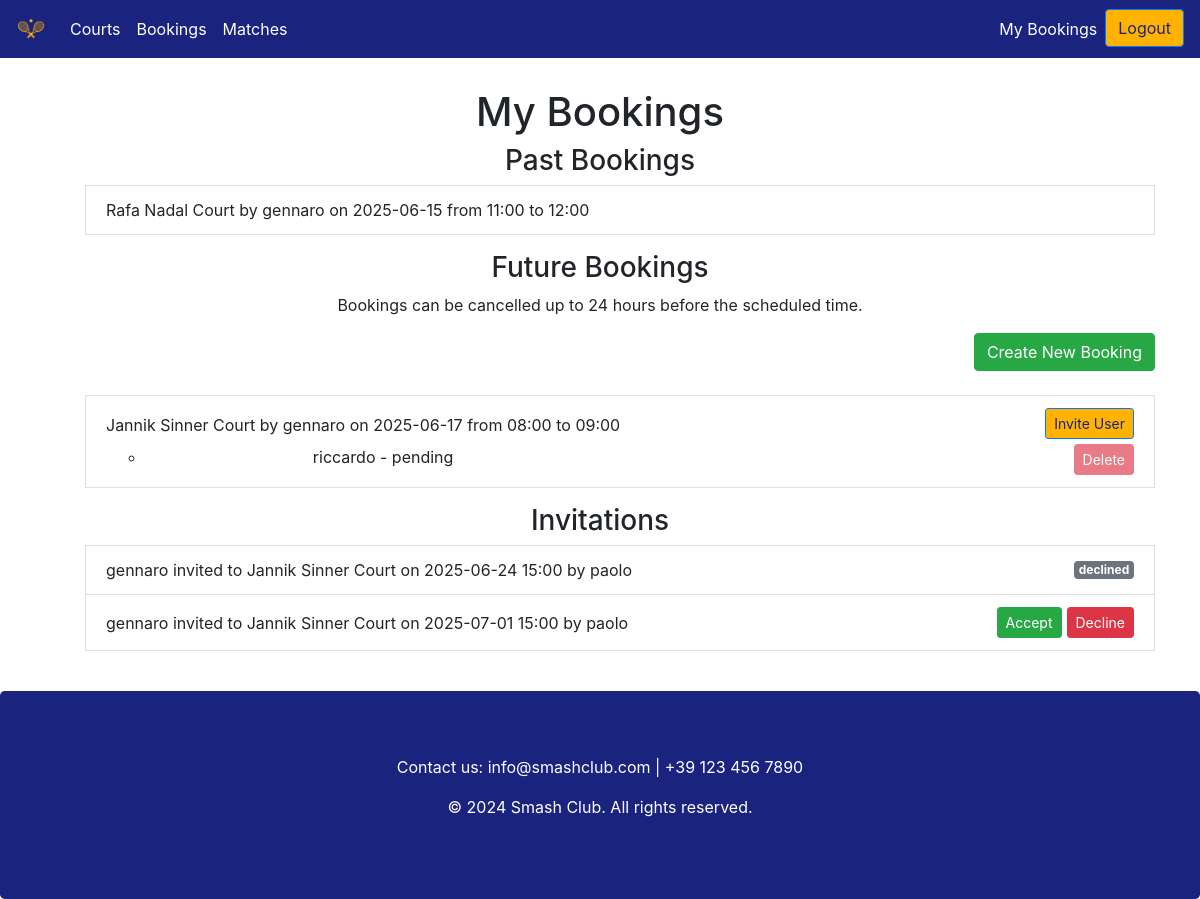
Page /bookings/my-bookings/ (signed in) on the earlier database version.
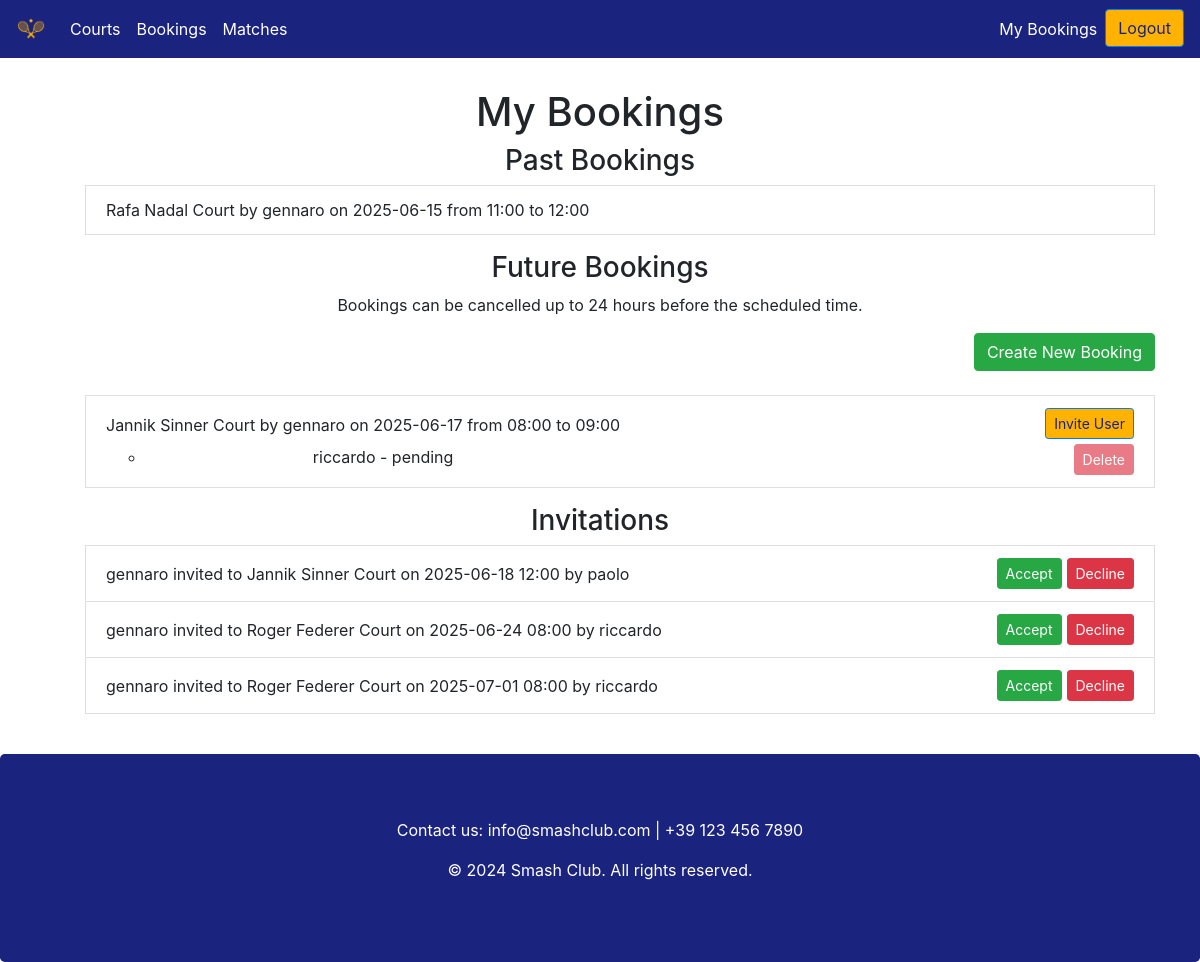
Same page on the later database version.
### booking/models.py (models this page shows, shortened)
class Booking(models.Model):
    court = models.ForeignKey(Court, on_delete=models.CASCADE, related_name='bookings')
    user = models.ForeignKey(settings.AUTH_USER_MODEL, on_delete=models.CASCADE, related_name='bookings')
    start_time = models.DateTimeField()
    end_time = models.DateTimeField()
    cancellable_until = models.DateTimeField(null=True, blank=True)
    class Meta:
        constraints = [
            models.UniqueConstraint(fields=['court', 'start_time'], name='unique_booking_slot')
        ]
        ordering = ['start_time']
    def __str__(self):
        local_start_time = localtime(self.start_time)
        local_end_time = localtime(self.end_time)
        return f"{self.court.name} by {self.user.username} on {local_start_time.strftime('%Y-%m-%d')} from {local_start_time.strftime('%H:%M')} to {local_end_time.strftime('%H:%M')}"

class Court(models.Model):
    name = models.CharField(max_length=100)
    SURFACE_CHOICES = (
        ('clay', 'Clay'),
        ('grass', 'Grass'),
        ('indoor_hard', 'Indoor Hard'),
        ('outdoor_hard', 'Outdoor Hard'),
        ('carpet', 'Carpet'),
        ('artificial_grass', 'Artificial Grass'),
    )
    surface = models.CharField(max_length=20, choices=SURFACE_CHOICES, default='indoor_hard')
    description = models.TextField(blank=True, null=True)
    is_active = models.BooleanField(default=True)
    image = models.ImageField(upload_to='courts/', blank=False, null=False)

class InvitedPlayer(models.Model):
    booking = models.ForeignKey(Booking, on_delete=models.CASCADE, related_name='invited_players')
    user = models.ForeignKey(settings.AUTH_USER_MODEL, on_delete=models.CASCADE, related_name='invited_players')
    status = models.CharField(
        max_length=20,
        choices=[
            ('pending', 'Pending'),
            ('accepted', 'Accepted'),
            ('declined', 'Declined'),
        ],
        default='pending'
    )
    invited_at = models.DateTimeField(auto_now_add=True)
    def __str__(self):
        local_start_time = localtime(self.booking.start_time)
        return f"{self.user.username} invited to {self.booking.court.name} on {local_start_time.strftime('%Y-%m-%d %H:%M')} by {self.booking.user.username}"

### booking/views.py (the view)
# urls.py: path('my-bookings/', views.MyBookingsView.as_view(), name='my_bookings'),
class MyBookingsView(LoginRequiredMixin, ListView):
    model = Booking
    template_name = 'booking_list.html'
    context_object_name = 'bookings'
    def get_queryset(self):
        return Booking.objects.filter(user=self.request.user).order_by('start_time')
    def get_context_data(self, **kwargs):
        context = super().get_context_data(**kwargs)
        context['title'] = 'My Bookings'
        past_bookings = self.get_queryset().filter(start_time__lt=now()).order_by('-start_time')
        context['past_bookings'] = past_bookings
        future_bookings = self.get_queryset().filter(start_time__gte=now()).order_by('start_time')
        context['future_bookings'] = future_bookings
        invitations = InvitedPlayer.objects.filter(user=self.request.user)
        context['invitations'] = invitations
        context['now'] = now()
        return context

### booking/templates/booking_list.html (shortened to what this page needs)
{% extends "base.html" %}
{% load crispy_forms_tags %}
{% block content %}
<h1>My Bookings</h1>
<h3>Past Bookings</h3>
{% if past_bookings %}
  <ul>
    {% for booking in past_bookings %}
      <li class="list-group-item d-flex justify-content-between align-items-center">
        <span>{{ booking }}</span>
      </li>
    {% endfor %}
  </ul>
{% else %}
  <p>No past bookings found.</p>
{% endif %}
<h3>Future Bookings</h3>
<p>Bookings can be cancelled up to 24 hours before the scheduled time.</p>
<div class="text-right mb-4">
    <a href="{% url 'booking:booking_create' %}" class="btn btn-success">Create New Booking</a>
</div>
{% if future_bookings %}
  <ul>
    {% for booking in future_bookings %}
      <li class="list-group-item d-flex justify-content-between align-items-center">
        <div>
          <span>{{ booking }}</span>
          <ul class="mt-2 mb-0">
        {% for invitation in booking.invited_players.all %}
          <li>{{ invitation.user.username }} - {{ invitation.status }}</li>
        {% endfor %}
          </ul>
        </div>
        <div class="d-flex flex-column align-items-end">
          <form method="get" action="{% url 'booking:invite_user' booking.id %}" style="margin: 0 0 5px 0;">
        <button type="submit" class="btn btn-primary btn-sm">Invite User</button>
          </form>
          <form method="get" action="{% url 'booking:booking_delete' booking.id %}" style="margin: 0;">
        <button type="submit" class="btn btn-danger btn-sm"
          {% if booking.cancellable_until < now  and not 'teachers' in user.groups.all.0.name and not user.is_staff %}disabled{% endif %}
        >Delete</button>
          </form>
        </div>
      </li>
    {% endfor %}
  </ul>
{% else %}
  <p>No future bookings found.</p>
{% endif %}
<h3>Invitations</h3>
{% if invitations %}
  <ul>
    {% for invitation in invitations %}
      {% if invitation.booking.start_time > now %}
        {% if invitation.status == 'pending' %}
          <li class="list-group-item d-flex justify-content-between align-items-center">
            <span>{{ invitation }}</span>
            <div class="d-flex">
            <form method="get" action="{% url 'booking:invitation_accept' invitation.id %}" style="margin-right: 5px;">
              <button type="submit" class="btn btn-success btn-sm">Accept</button>
            </form>
            <form method="get" action="{% url 'booking:invitation_decline' invitation.id %}" style="margin: 0;">
              <button type="submit" class="btn btn-danger btn-sm">Decline</button>
            </form>
            </div>
          </li>
          {% else %}
          <li class="list-group-item d-flex justify-content-between align-items-center">
            <span>{{ invitation }}</span>
            <span class="badge badge-secondary">{{ invitation.status }}</span>
          </li>
        {% endif %}
      {% endif %}
    {% endfor %}
  </ul>
{% else %}
  <p>No invitations found.</p>
{% endif %}
{% endblock %}

Differences in the rows shown:
removed InvitedPlayer: booking+user "gennaro invited to Jannik Sinner Court on 2025-06-24 15:00 by paolo", status "declined", shown under "Invitations"
removed InvitedPlayer: booking+user "gennaro invited to Jannik Sinner Court on 2025-07-01 15:00 by paolo", shown under "Invitations"
added InvitedPlayer: booking+user "gennaro invited to Jannik Sinner Court on 2025-06-18 12:00 by paolo", shown under "Invitations"
added InvitedPlayer: booking+user "gennaro invited to Roger Federer Court on 2025-06-24 08:00 by riccardo", shown under "Invitations"
added InvitedPlayer: booking+user "gennaro invited to Roger Federer Court on 2025-07-01 08:00 by riccardo", shown under "Invitations"
